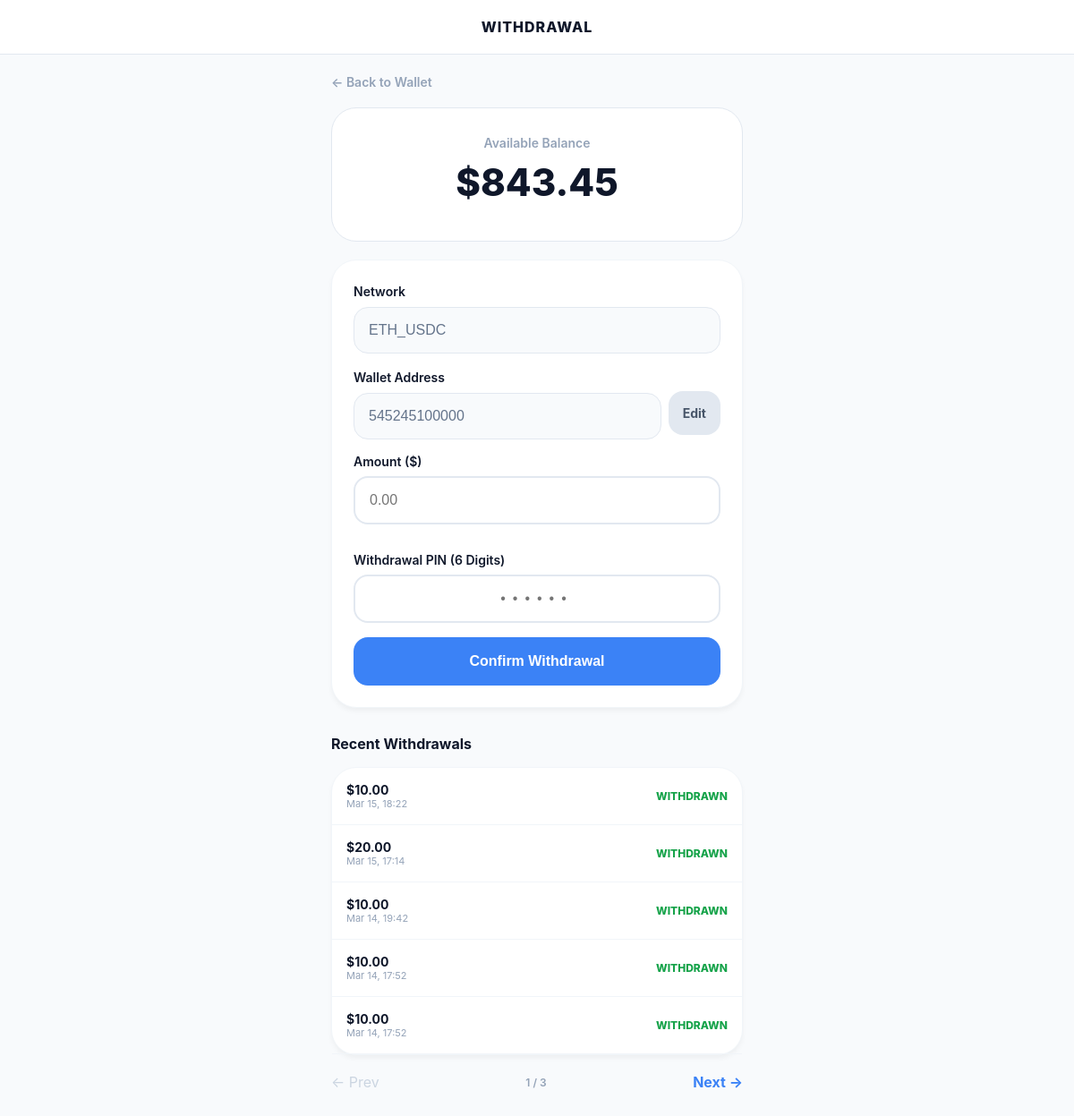
Page /withdraw/ (signed in) on the committed database.
### Catalog/models.py (models this page shows, shortened)
class Profile(models.Model):
    user = models.OneToOneField(User, on_delete=models.CASCADE, related_name='profile')
    wallet_address = models.CharField(max_length=255, blank=True, null=True)
    network = models.CharField(max_length=50, default='ETH_USDC')
    balance = models.DecimalField(max_digits=12, decimal_places=2, default=Decimal('0.00'))
    phone_number = models.CharField(max_length=20, blank=True, null=True, unique=True)
    total_earned = models.DecimalField(max_digits=12, decimal_places=2, default=Decimal('0.00'))
    current_progress = models.IntegerField(default=0)
    withdrawal_pin = models.CharField(max_length=6, default="000000")
    created_at = models.DateTimeField(auto_now_add=True)
    updated_at = models.DateTimeField(auto_now=True)

class Order(models.Model):
    STATUS_CHOICES = [
        ('scheduled', 'Scheduled'),
        ('pending', 'Pending'),
        ('completed', 'Completed'),
        ('frozen', 'Frozen'),
        ('withdrawal', 'Withdrawal Pending'),
        ('withdrawn', 'Withdrawn/Paid'),
        ('rejected', 'Rejected'),
    ]
    user = models.ForeignKey(User, on_delete=models.CASCADE, related_name='orders', null=True, blank=True)
    product_name = models.CharField(max_length=255)
    image_url = models.URLField(max_length=500, blank=True, null=True)
    price = models.DecimalField(max_digits=12, decimal_places=2, default=Decimal('0.00'))
    profit = models.DecimalField(max_digits=12, decimal_places=2, default=Decimal('0.00'))
    commission_rate = models.DecimalField(max_digits=5, decimal_places=2, default=Decimal('1.00'))
    status = models.CharField(max_length=20, choices=STATUS_CHOICES, default='pending')
    created_at = models.DateTimeField(auto_now_add=True)
    scheduled_at = models.IntegerField(null=True, blank=True)

### Catalog/views.py (the view, shortened to what this page needs)
# urls.py: path('withdraw/', views.withdraw_funds, name='withdraw_funds'),
@login_required(login_url='user_login')
def withdraw_funds(request):
    profile = request.user.profile
    withdrawals = Order.objects.filter(
        user=request.user,
        status__in=['withdrawal', 'withdrawn']
    ).order_by('-created_at')
    paginator = Paginator(withdrawals, 5)
    page_number = request.GET.get('page')
    page_obj = paginator.get_page(page_number)
    return render(request, 'users/withdrawal.html', {
        'profile': profile,
        'withdrawals': page_obj
    })

### Catalog/templates/users/withdrawal.html (shortened to what this page needs)
<!DOCTYPE html>
<html lang="en">
<head>
</head>
<body>
    <nav><span style="font-weight: 800; letter-spacing: 1px;">WITHDRAWAL</span></nav>
    <main class="container">
        <a href="{% url 'user_wallet' %}" class="back-link">← Back to Wallet</a>
        <div class="balance-card">
            <div style="font-size: 14px; color: var(--inactive); font-weight: 600;">Available Balance</div>
            <div style="font-size: 42px; font-weight: 800; color: var(--dark); margin: 10px 0;">${{ profile.balance|floatformat:2 }}</div>
        </div>
        <div class="card">
            <form method="POST">
                <label style="font-weight: 600; font-size: 14px;">Network</label>
                <input type="text" name="network" value="{{ profile.network|default:'Not Set' }}" readonly class="locked-input">
                <label style="font-weight: 600; font-size: 14px;">Wallet Address</label>
                <div style="display: flex; gap: 8px; align-items: center; margin-bottom: 16px;">
                    <input type="text" name="wallet_address" value="{{ profile.wallet_address|default:'Not Set' }}" readonly class="locked-input" style="margin-bottom: 0;">
                    <a href="{% url 'edit_wallet' %}" style="padding: 16px; background: #e2e8f0; color: #475569; text-decoration: none; border-radius: 16px; font-weight: 700; font-size: 14px;">Edit</a>
                </div>
                <label style="font-weight: 600; font-size: 14px; display: block;">Amount ($)</label>
                <input type="number" name="amount" id="amount" step="0.01" placeholder="0.00" required>
                <label style="font-weight: 600; font-size: 14px; display: block; margin-top: 15px;">Withdrawal PIN (6 Digits)</label>
                <input type="password"
                    name="pin"
                    id="pin"
                    placeholder="••••••"
                    inputmode="numeric"
                    pattern="[0-9]{6}"
                    maxlength="6"
                    required
                    style="letter-spacing: 8px; text-align: center;">
                <button type="submit">Confirm Withdrawal</button>
            </form>
        </div>
        <h3 style="font-size: 16px; margin-top: 30px;">Recent Withdrawals</h3>
        <div class="card" style="padding: 0;">
            {% for w in withdrawals %}
            <div style="padding: 16px; border-bottom: 1px solid #f1f5f9; display: flex; justify-content: space-between; align-items: center;">
                <div>
                    <div style="font-size: 14px; font-weight: 700;">${{ w.price }}</div>
                    <div style="font-size: 11px; color: var(--inactive);">{{ w.created_at|date:"M d, H:i" }}</div>
                </div>
                <div style="font-size: 12px; font-weight: 800; color: {% if w.status == 'withdrawn' %}#16a34a{% elif w.status == 'rejected' %}#ef4444{% else %}#f59e0b{% endif %};">
                    {{ w.status|upper }}
                </div>
            </div>
            {% empty %}
            <div style="padding: 20px; text-align: center; color: var(--inactive); font-size: 13px;">No history found</div>
            {% endfor %}
        </div>
        <div style="display: flex; justify-content: space-between; align-items: center; margin-top: 10px;">
            {% if withdrawals.has_previous %}
                <a href="?page={{ withdrawals.previous_page_number }}" style="text-decoration: none; font-weight: 700; color: var(--primary);">← Prev</a>
            {% else %} <span style="color: #cbd5e1;">← Prev</span> {% endif %}
            <span style="font-size: 12px; font-weight: 600; color: var(--inactive);">{{ withdrawals.number }} / {{ withdrawals.paginator.num_pages }}</span>
            {% if withdrawals.has_next %}
                <a href="?page={{ withdrawals.next_page_number }}" style="text-decoration: none; font-weight: 700; color: var(--primary);">Next →</a>
            {% else %} <span style="color: #cbd5e1;">Next →</span> {% endif %}
        </div>
    </main>
</body>
</html>

### Catalog/templates/users/withdrawal.html (style rules this page uses)
:root { --primary: #3b82f6; --inactive: #94a3b8; --bg: #f8fafc; --dark: #0f172a; }
* { box-sizing: border-box; -webkit-tap-highlight-color: transparent; }
body { margin: 0; background: var(--bg); font-family: -apple-system, system-ui, sans-serif; padding-bottom: 40px; color: var(--dark); }
nav { background: white; padding: 20px; text-align: center; border-bottom: 1px solid #e2e8f0; }
.container { padding: 20px; max-width: 500px; margin: 0 auto; }
.back-link { display: inline-flex; align-items: center; gap: 8px; color: var(--inactive); text-decoration: none; font-weight: 600; margin-bottom: 20px; font-size: 14px; }
.balance-card { background: white; padding: 30px; border-radius: 28px; border: 1px solid #e2e8f0; text-align: center; margin-bottom: 20px; }
.card { background: white; padding: 24px; border-radius: 28px; border: 1px solid #f1f5f9; box-shadow: 0 4px 6px -1px rgba(0,0,0,0.05); margin-bottom: 20px; }
input { width: 100%; padding: 16px; border: 2px solid #e2e8f0; border-radius: 16px; font-size: 16px; margin: 8px 0 16px 0; background: #fff; outline: none; transition: border-color 0.2s; }
.locked-input { background: #f8fafc; color: #64748b; cursor: not-allowed; border: 1px solid #e2e8f0; }
button { width: 100%; padding: 18px; background: var(--primary); color: white; border: none; border-radius: 16px; font-weight: 800; font-size: 16px; cursor: pointer; transition: opacity 0.2s; }

### rows in the picture
Profile: balance "843.45", network "ETH_USDC", wallet_address "545245100000"
Order: price "10.00", created_at "Mar 15, 18:22", status "WITHDRAWN"
Order: price "20.00", created_at "Mar 15, 17:14", status "WITHDRAWN"
Order: price "10.00", created_at "Mar 14, 19:42", status "WITHDRAWN"
Order: price "10.00", created_at "Mar 14, 17:52", status "WITHDRAWN"
Order: price "10.00", created_at "Mar 14, 17:52", status "WITHDRAWN"

### other values in the picture
{{ withdrawals.number }} "1"
{{ withdrawals.paginator.num_pages }} "3"
